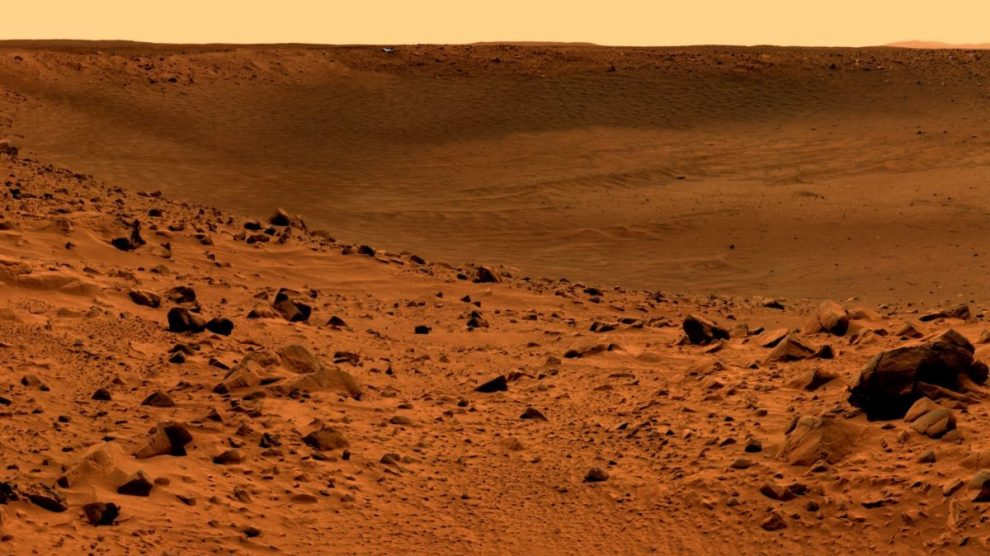
#> input picture mars.jpeg, 990 x 556 px
$ jupyter execute --allow-errors 'part2 (4).ipynb'
#> lines starting #> are read from the running program, lines starting #| are printed output that depends on the picture
[cell 1]
import cv2
import numpy as np
import matplotlib.pyplot as plt


def combineForegroundBackground(fgImg, fgMask, bgImg, topLeft):
    # To take the dimensions of foreground and mask
    fgHeight, fgWidth, _ = fgImg.shape

    # To take the dimensions of the background
    bgHeight, bgWidth, _ = bgImg.shape

    # Calculate the bottom right corner of the foreground image in the background image
    fgBottomRight = (topLeft[0] + fgWidth, topLeft[1] + fgHeight)

    # For adjusting the foreground to the background
    for y in range(topLeft[1], fgBottomRight[1]):
        for x in range(topLeft[0], fgBottomRight[0]):

             # We are checking if the foreground object is in the bounds of the background
            if x >= 0 and y >= 0 and x < bgWidth and y < bgHeight:
                # Get the foreground and mask to the corresponding pixels
                fgPixel = fgImg[y - topLeft[1], x - topLeft[0]]
                fgMaskPixel = fgMask[y - topLeft[1], x - topLeft[0]]

                # Check if the pixel belongs to the foreground object
                if fgMaskPixel > 0:
                    # Update the pixel in the background image with the pixel from the foreground image
                    bgImg[y, x] = fgPixel

    return bgImg


def gaussianSmoothing(img, sigma):
    #The function performs a Gaussian smoothing operation
    #on the input image using Gaussian kernel with sigma value.
    #The output of the function is the smoothed image.

    ksize = int(6 * sigma)
    if ksize % 2 == 0:
        ksize += 1
    kernel = cv2.getGaussianKernel(ksize, sigma)
    smoothed = cv2.sepFilter2D(img, -1, kernel, kernel)

    return smoothed

def unsharpMasking(img, sigma):
    #The function performs a unsharp masking operation
    #on the input image using Gaussian kernel with sigma value.
    #The output of the function is the sharpened image.

    blurred = gaussianSmoothing(img, sigma)
    unsharp = cv2.addWeighted(img, 1.5, blurred, -0.5, 0)
    return unsharp

background = cv2.imread('mars.jpeg')
#> background is the input picture: shape (556, 990, 3); mean B, G, R 31.3, 77, 141.4


foreground = cv2.imread('0431.jpg')


# Apply gaussianSmoothing function for sigma = 5 and sigma = 10
bg_smoothed_5 = gaussianSmoothing(background, 5)
#> in gaussianSmoothing, `smoothed = cv2.sepFilter2D(img, -1, kernel, kernel)`:
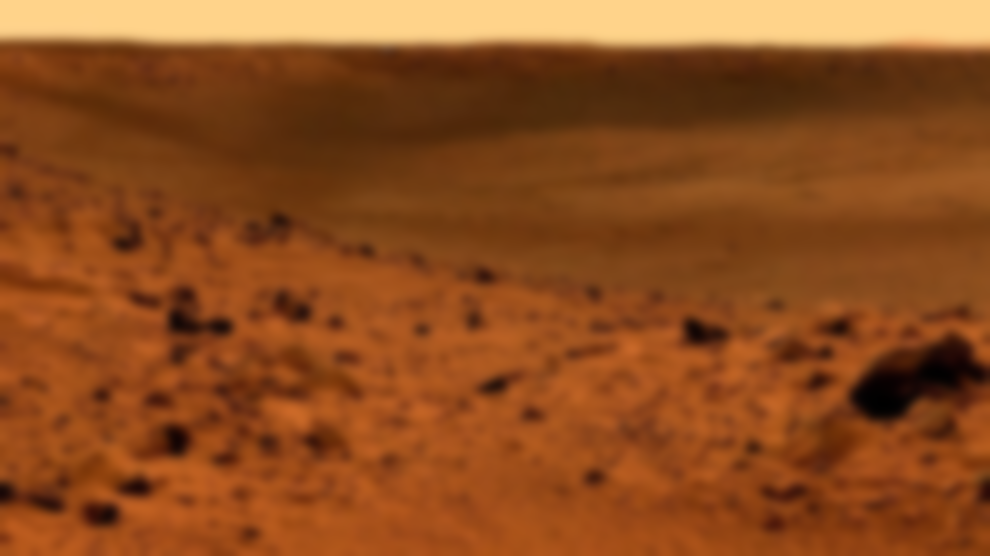
#> smoothed: shape (556, 990, 3); mean B, G, R 31.3, 77, 141.4
bg_smoothed_10 = gaussianSmoothing(background, 10)
#> call 2 of gaussianSmoothing, with sigma = 10
#> in gaussianSmoothing (call 2), `smoothed = cv2.sepFilter2D(img, -1, kernel, kernel)`:
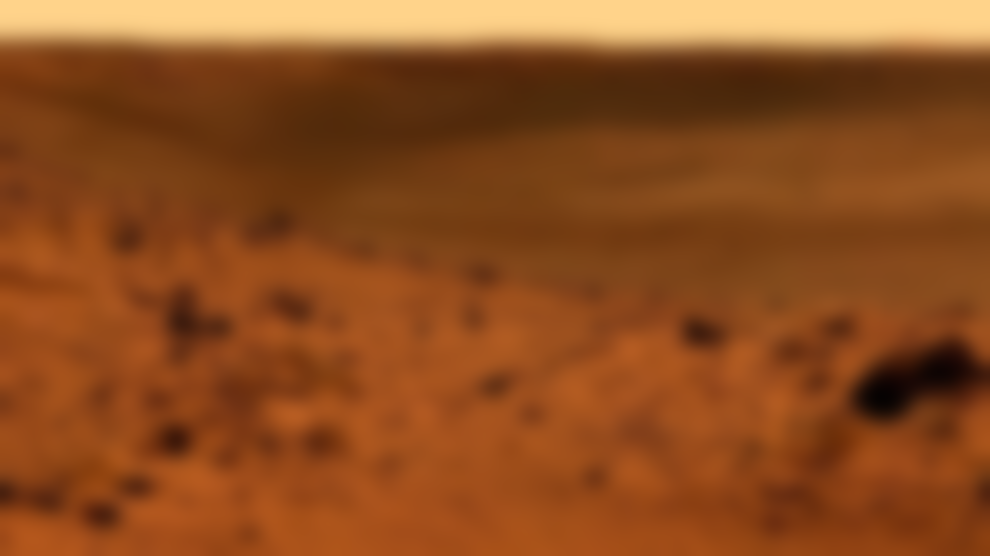
#> smoothed: shape (556, 990, 3); mean B, G, R 31.3, 77, 141.4


# Show the results as plots
fig, axs = plt.subplots(1, 3, figsize=(15, 10))
axs[0].imshow(cv2.cvtColor(background, cv2.COLOR_BGR2RGB))
axs[0].set_title('Original Background')
axs[1].imshow(cv2.cvtColor(bg_smoothed_5, cv2.COLOR_BGR2RGB))
axs[1].set_title('Background Smoothed (sigma=5)')
axs[2].imshow(cv2.cvtColor(bg_smoothed_10, cv2.COLOR_BGR2RGB))
axs[2].set_title('Background Smoothed (sigma=10)')
plt.show()
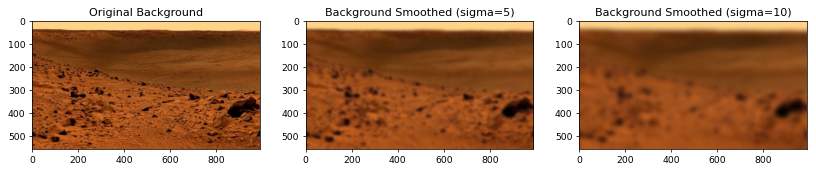
#> figure drawn by matplotlib, 3 panels

# Apply unsharpMasking function for sigma = 3 and sigma = 8
#> (the rest of this cell did not finish here and is left out)

fg_sharpened_8 = unsharpMasking(foreground, 8)


# Show the results as plots
fig, axs = plt.subplots(1, 3, figsize=(15, 10))
axs[0].imshow(cv2.cvtColor(foreground, cv2.COLOR_BGR2RGB))
axs[0].set_title('Original Foreground')
axs[1].imshow(cv2.cvtColor(fg_sharpened_3, cv2.COLOR_BGR2RGB))
axs[1].set_title('Foreground Sharpened (sigma=3)')
axs[2].imshow(cv2.cvtColor(fg_sharpened_8, cv2.COLOR_BGR2RGB))
axs[2].set_title('Foreground Sharpened (sigma=8)')
plt.show()

fgImg = cv2.imread('0431.jpg')
fgMask = cv2.imread('mask0431.png', 0)
bgImg = cv2.imread('mars.jpeg')

# Convert foreground image and background image to RGB
fgImg = cv2.cvtColor(fgImg, cv2.COLOR_BGR2RGB)
bgImg = cv2.cvtColor(bgImg, cv2.COLOR_BGR2RGB)
topLeft= (0, 0)

result1 = combineForegroundBackground(foreground, fgMask, background, topLeft)

foreground=fg_sharpened_3
background=bg_smoothed_5
result2 = combineForegroundBackground(fg_sharpened_3, fgMask, bg_smoothed_5, topLeft)
foreground=fg_sharpened_8
background=bg_smoothed_10
result3 = combineForegroundBackground(fg_sharpened_8, fgMask, bg_smoothed_10, topLeft)


fig, axs = plt.subplots(1, 3, figsize=(15, 10))
axs[0].imshow(cv2.cvtColor(result1, cv2.COLOR_BGR2RGB))
axs[0].set_title('Result-1')
axs[1].imshow(cv2.cvtColor(result2, cv2.COLOR_BGR2RGB))
axs[1].set_title('Result-2')
axs[2].imshow(cv2.cvtColor(result3, cv2.COLOR_BGR2RGB))
axs[2].set_title('Result-3')
plt.show()
